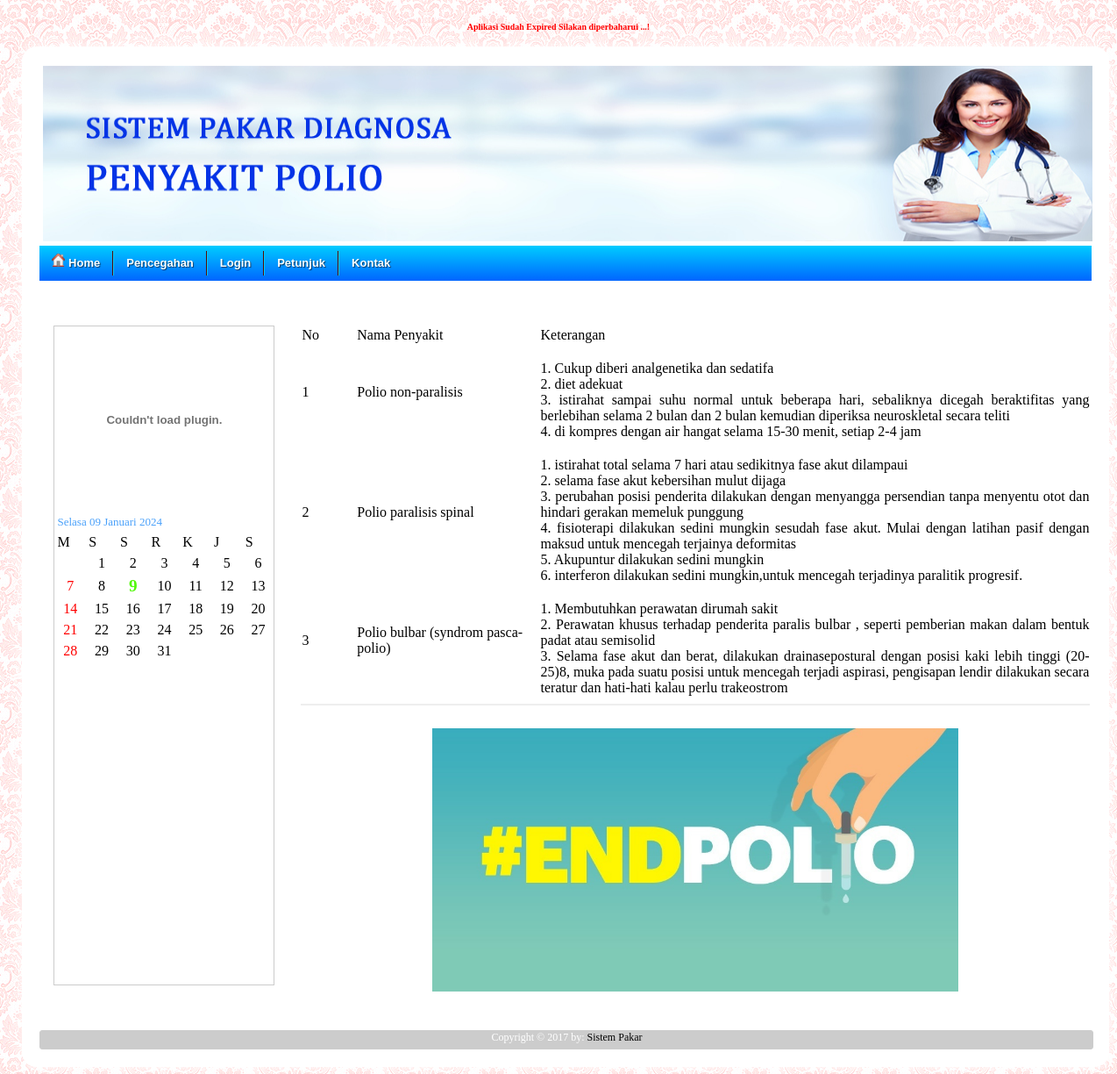
Page /Home.php?page=profil on the committed database.
### tables this page shows
CREATE TABLE IF NOT EXISTS `master_penyakit` (
  `id` smallint(6) NOT NULL AUTO_INCREMENT,
  `master_penyakit` varchar(50) NOT NULL,
  `nilai_temuan` smallint(6) DEFAULT NULL,
  `definisi` text NOT NULL,
  `solusi` text NOT NULL,
  `nilai_temuan1` int(20) NOT NULL,
  `nilai_temuan2` int(10) NOT NULL,
  `nilai_temuan3` int(10) NOT NULL,
  `nilai_temuan4` int(10) NOT NULL,
  `nilai_temuan5` int(10) NOT NULL,
  PRIMARY KEY (`id`),
  UNIQUE KEY `master_penyakit` (`master_penyakit`)
);

### profil.php (the view, shortened to what this page needs)
<!DOCTYPE html PUBLIC "-//W3C//DTD XHTML 1.0 Transitional//EN" "http://www.w3.org/TR/xhtml1/DTD/xhtml1-transitional.dtd">
<html xmlns="http://www.w3.org/1999/xhtml">
<head>
</head>
<body>
<p class="previous style2">&nbsp;</p>
<table class="table table-condensed table-bordered table-hover" >
                    <thead>
                    	<td width="3%"><font face="Comic Sans MS, cursive" class="text-error text-center">No</font></td>
                        <td width="10%"><font face="Comic Sans MS, cursive" class="text-error text-center">Nama Penyakit</font></td>
                        <td width="30%"><font face="Comic Sans MS, cursive" class="text-error text-center">Keterangan</font></td>
                    </thead>
  <?php
  include_once("config/koneksi.php");
  $s = mysql_query("select * from master_penyakit order by id asc");
				$i = 1;
                    while($data=mysql_fetch_array($s)){
                        $nama=$data['master_penyakit'];
						$solusi=$data['solusi'];
                    ?>
                    <tbody>
                    	<td><font face="Comic Sans MS, cursive" class="text-info text-center"><?php echo $i ?></font></td>
                        <td><font face="Comic Sans MS, cursive" class="text-error text-center"><?php echo "$nama";?></font></td>
                        <td align="justify"><font face="Comic Sans MS, cursive" class="text-info text-left"><?php echo "$solusi";?></font></td>
                    </tbody>
                    <?php $i++; } ?>
                    </table>
					<hr>
					<br>
					<div align="center">
<img src="images/banner.jpg" width="600"></div>
</body>
</html>

### config/koneksi.php (shortened to what this page needs)
<?php
	$aplikasi=date('Y-m-d');
	if($aplikasi>="2018-02-21"){
	echo"<div class='container-fluid'><h5 style='color:red;' align='center'>Aplikasi Sudah Expired Silakan diperbaharui ...!</h5></div>";
	}
?>

### Home.php (shortened to what this page needs)
<?php
  require ("config/koneksi.php");
  include "config/fungsi_kalender.php";
?>
<html>
<head>
<link rel="stylesheet" href="css/style.css" type="text/css" />
<link href="css/stylecombo.css" rel="stylesheet" type="text/css" />
<meta http-equiv="Content-Type" content="text/html; charset=iso-8859-1"></head>
<body>
<div id="wrapper">
<div class="style2" id="header">
<div id='header'><img src="images/logo1.jpg" width="1197" height="200" /></div>
</div>
<link href="nav-style.css" rel="stylesheet" type="text/css" />
<ul class="menu">
<li><a href='./'> <img src="images/home.png" width='15' height='15' > Home</a></li>
<?php
if(empty($_SESSION[id_acount])){
?>
<li><a href="Home.php?page=profil">Pencegahan</a></li>
<li><a href="Home.php?page=login_user"><i class="icon-daftar"></i> Login</a>
</li>
<li><a href="Home.php?page=petunjuk"><i class="icon-daftar"></i> Petunjuk</a>
</li>
<li><a href="Home.php?page=Contact">Kontak</a></li>
<?php
}
?>
</ul>
<table border='0'>
<tr>
<td width="332">
<div id="content">
  <p align="center" class="style4"><span class=jam>
    <embed src='clock.swf'
			quality='high' width='243' height='180'
			type='application/x-shockwave-flash' pluginspage='http://www.macromedia.com/shockwave/download/index.cgi? P1_Prod_Version=ShockwaveFlash'>
  </span></p>
  <div class="myaccount">
    <div class="small_heading style5">
      <p>
        <?php
$tgl_skrg=date("d");
$bln_skrg=date("n");
$thn_skrg=date("Y");
echo buatkalender($tgl_skrg,$bln_skrg,$thn_skrg);
?>
     </div>
	 <br/>
</div>
</td>
<td width="896">
<div id="sidebar">
<?php
if($_GET[page]=='login'){
include"login.php";
}
else if($_GET[page]=='Contact'){
include"contact.php";
}
else if($_GET[page]=='profil'){
include"profil.php";
}
?>
  </div>
</div>
<center>
<div id="footer" align="center">
Copyright &copy; 2017 by: <a href="#">Sistem Pakar </a></div>
</center>
</body>
</html>

### config/fungsi_kalender.php (shortened to what this page needs)
<?php
function buatkalender($tanggal,$bulan,$tahun) {
  $bulanan=array(1=>"Januari","Februari","Maret","April",
                    "Mei","Juni","Juli","Agustus","September",
                    "Oktober","November","Desember");
$seminggu = array("Minggu","Senin","Selasa","Rabu","Kamis","Jumat","Sabtu");
$hari = date("w");
$hari_ini = $seminggu[$hari];
  $tgl=date("d");
  $bln=date("n");
  $thn=date("Y");
  $jmlhari = date("t",mktime(0,0,0,$bulan,1,$tahun));
  $haritglsatu = date("w",mktime(0,0,0,$bulan,1,$tahun));
  $kalender = "<table cellspacing=1 cellpadding=3
               border=0 class=tabel_data width=100%>\n";
  $kalender .= "<tr class=tr_terang>
               <td colspan=7 ><font face=tahoma size=2 color=#49a0fa>$hari_ini $tgl $bulanan[$bln] $thn
               </td></tr>\n";
  $kalender .= "<tr class=tr_judul>
                <td>M</td><td>S</td><td>S</td><td>R</td>
                <td>K</td><td>J</td><td>S</td></tr>\n";
  $a 	  = 1;
  $adabaris   = TRUE;
  $mulaicetak = 0;
  while ($adabaris) {
    $kalender .= "<tr align=center class=tr_terang>";
    for ($i = 0; $i < 7; $i++ ) {
      if ($mulaicetak < $haritglsatu) {
        $kalender .= "<td>&nbsp;</td>";
        $mulaicetak++;
      }
      elseif ($a <= $jmlhari) {
        $tt = $a;
        if ($a == $tanggal) {
          $tt = "<span  style='color: #53f80b; font-weight: bold;
                 font-size: larger; text-decoration: blink;'>
                 $tt</span>";
        }
        if ($i == 0) {
          $tt = "<font color=\"#FF0000\">$tt</font>";
        }
        $kalender .= "<td>$tt</td>";
        $a++;
      }
      else {
        $kalender .= "<td>&nbsp;</td>";
      }
    }
    $kalender .= "</tr>\n";
    if ($a <= $jmlhari) {
      $adabaris = TRUE;
    }
    else {
      $adabaris = FALSE;
    }
  }
  $kalender .= "</table>\n";
  return $kalender;
}
?>

### css/style.css (style rules this page uses)
#wrapper { width: 1200px; height: auto; padding: 20px; background-color: #FFFFFF; box-shadow: 0px 0px 20px #FFF; -moz-box-shadow:0px 0px 20px #FFF; -webkit-box-shadow: 0px 0px 20px #FFF; border-radius: 17px; -moz-border-radius: 17px; -webkit-border-radius: 17px; color: #FFFFFF; margin-top: 15px; margin-right: auto; margin-bottom: 15px; margin-left: auto; }
#header { width: 1200px; height: 200px; border: 1px solid #FFFFFF; margin-bottom: 5px; text-align: center; }
#sidebar { float: right; width: 900; height:500px; float:none; border: 1px solid #FFF; margin-bottom:350px; text-align: justify; vertical-align: text-top; white-space: normal; }
#content { width: 250px; height:730px; float:none; margin-bottom: 880px; border: 1px solid #CCC; }
#footer { width: 1200px; height: 20px; padding-top: 0px; border: 1px solid #CCC; text-align: center; background-color: #CCC; clear: both; border-radius: 3px; -moz-border-radius: 3px; -webkit-border-radius: 3px; }

### css/stylecombo.css (style rules this page uses)
body { background-image: url(../images/main.gif); background-position: center; margin:2%; }
hr { border-bottom: 1px dashed #9d9d9d; }
hr { border:1px solid #eee; }
a:link,a:visited { color:black; text-decoration:none; }
#content { margin:15px;padding-bottom:20px; }
table { border-collapse: collapse; border-spacing: 0; border-color: #eee; border-width:1px; }

### nav-style.css (style rules this page uses)
.menu, .menu ul, .menu li, .menu a { margin: 0; padding: 0; border: none; outline: none; z-index:1001; }
.menu { height: 40px; width: 100%; background: #00CCFF; background: -webkit-linear-gradient(top, #00CCFF 0%,#0066FF 100%); background: -moz-linear-gradient(top, #00CCFF 0%,#0066FF 100%); background: -o-linear-gradient(top, #00CCFF 0%,#0066FF 100%); background: -ms-linear-gradient(top, #00CCFF 0%,#0066FF 100%); background: linear-gradient(top, #00CCFF 0%,#0066FF 100%); }
.menu li { position: relative; list-style: none; float: left; display: block; height: 40px; }
.menu li a { display: block; padding: 0 14px; margin: 6px 0; line-height: 28px; text-decoration: none; border-left: 1px solid #00CCFF; border-right: 1px solid #5a0905; font-family: Helvetica, Arial, sans-serif; font-weight: bold; font-size: 13px; color: #fff; text-shadow: 1px 1px 1px rgba(0,0,0,.6); }
.menu li:first-child a { border-left: none; }
.menu li:last-child a { border-right: none; }

### Home.php (style rules this page uses)
body { font-family:tahoma; font-size:12px; background-image: url(img_galeri/a.gif); }
.style2 { font-family: "Times New Roman", Times, serif }

### profil.php (style rules this page uses)
.style2 { font-family: "Times New Roman", Times, serif }

### rows in the picture
master_penyakit: master_penyakit "Polio non-paralisis", solusi "1. Cukup diberi analgenetika dan sedatifa 2. diet adekuat 3. istirahat sampai suhu normal untuk beberapa hari, sebaliknya dicegah beraktifitas yang berlebihan selama 2 bulan dan 2 bulan kemudian diperiksa neuroskletal secara teliti 4. di kompres dengan air hangat selama 15-30 menit, setiap 2-4 jam"
master_penyakit: master_penyakit "Polio paralisis spinal", solusi "1. istirahat total selama 7 hari atau sedikitnya fase akut dilampaui 2. selama fase akut kebersihan mulut dijaga 3. perubahan posisi penderita dilakukan dengan menyangga persendian tanpa menyentu otot dan hindari gerakan memeluk punggung 4. fisioterapi dilakukan sedini mungkin sesudah fase akut. Mulai dengan latihan pasif dengan maksud untuk mencegah terjainya deformitas 5. Akupuntur dilakukan sedini mungkin 6. interferon dilakukan sedini mungkin,untuk mencegah terjadinya paralitik progresif."
master_penyakit: master_penyakit "Polio bulbar (syndrom pasca-polio)", solusi "1. Membutuhkan perawatan dirumah sakit 2. Perawatan khusus terhadap penderita paralis bulbar , seperti pemberian makan dalam bentuk padat atau semisolid 3. Selama fase akut dan berat, dilakukan drainasepostural dengan posisi kaki lebih tinggi (20-25)8, muka pada suatu posisi untuk mencegah terjadi aspirasi, pengisapan lendir dilakukan secara teratur dan hati-hati kalau perlu trakeostrom"

### other values in the picture
$tt "1"
$tt "2"
$tt "3"
$tt "4"
$tt "5"
$tt "6"
$tt "7"
$tt "8"
$tt "9"
$tt "10"
$tt "11"
$tt "12"
$tt "13"
$tt "14"
$tt "15"
